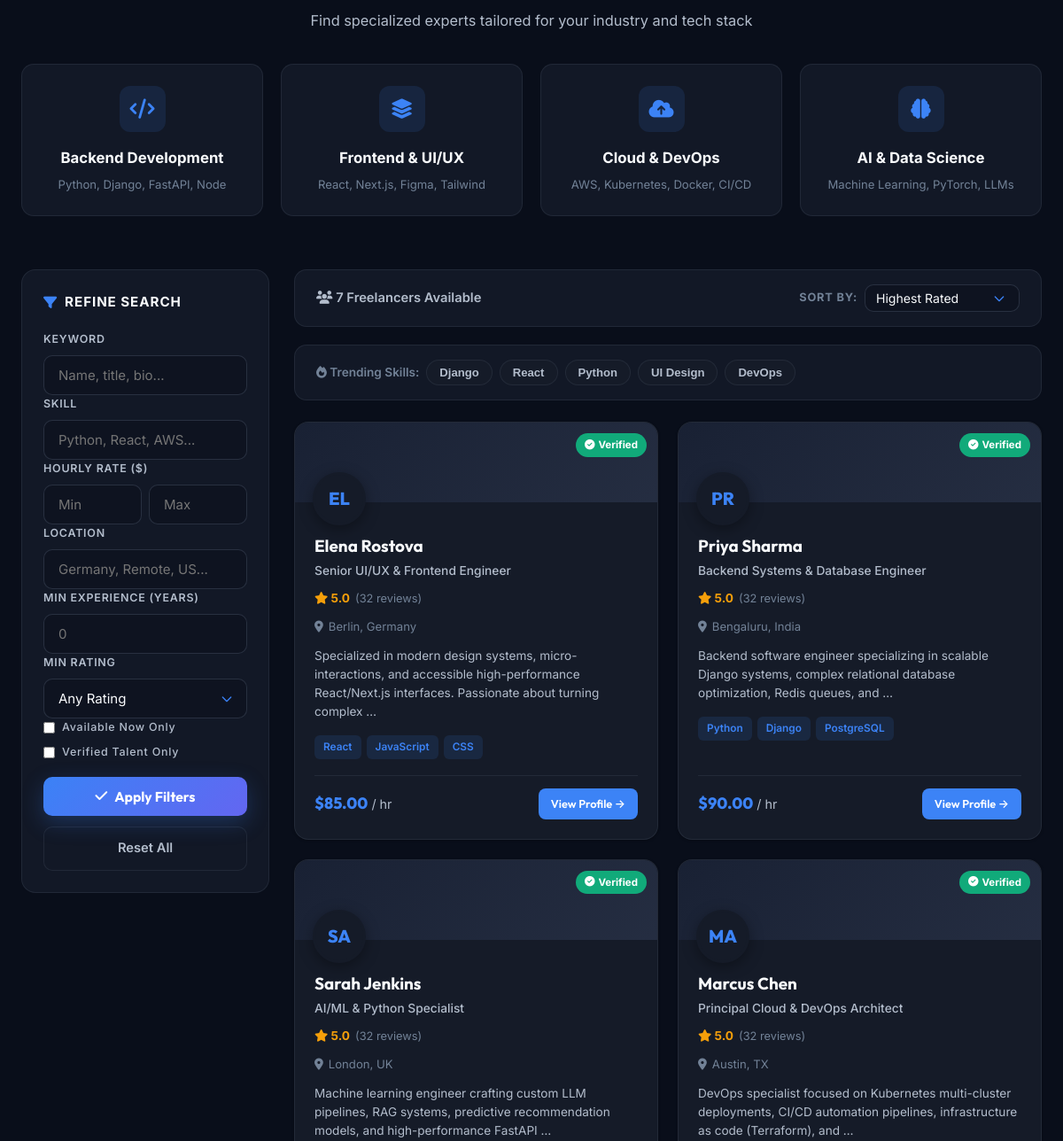
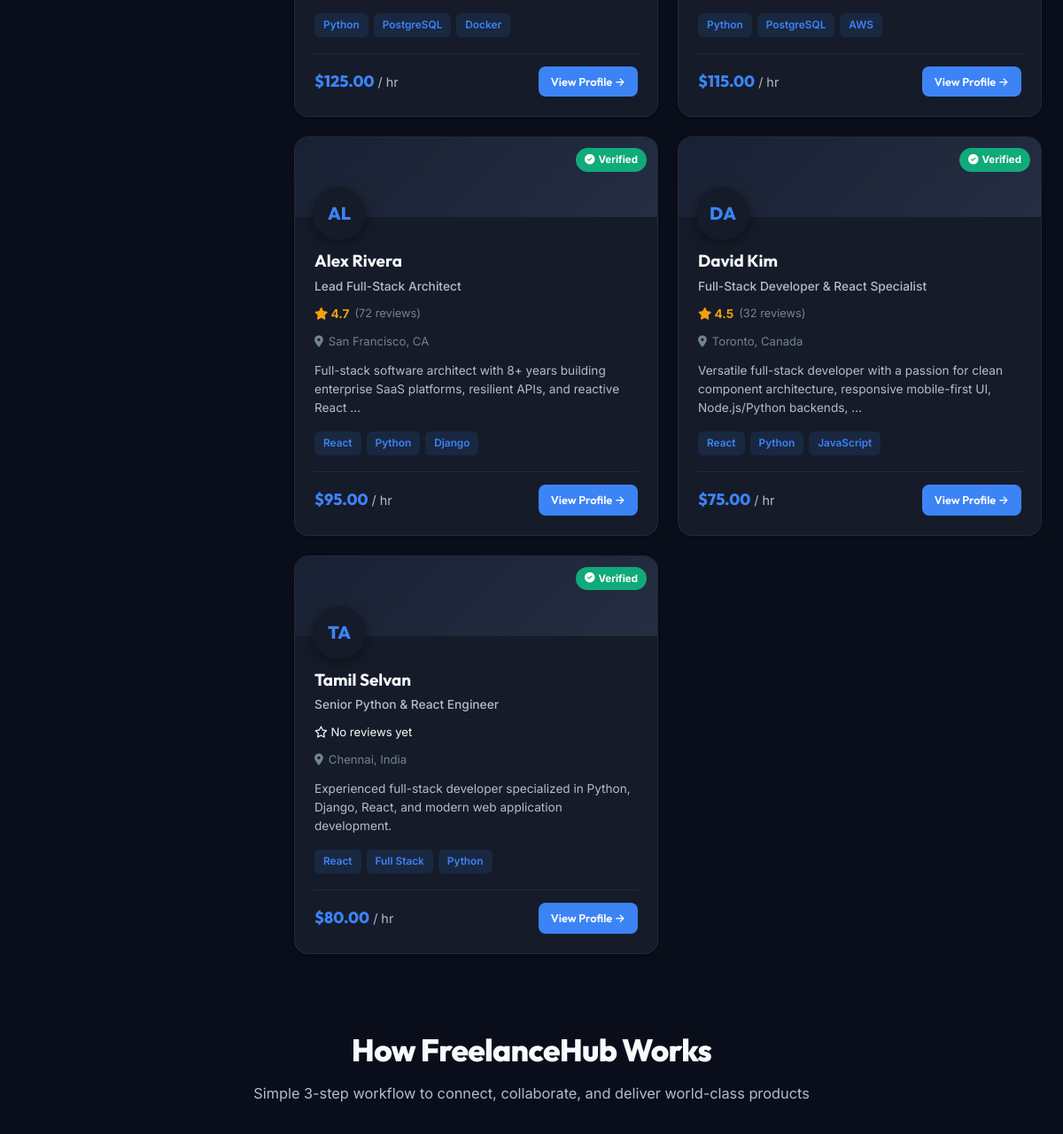
The page /?sort_by=highest_rated (middle part) on the database as committed earlier (2 pictures, top to bottom).
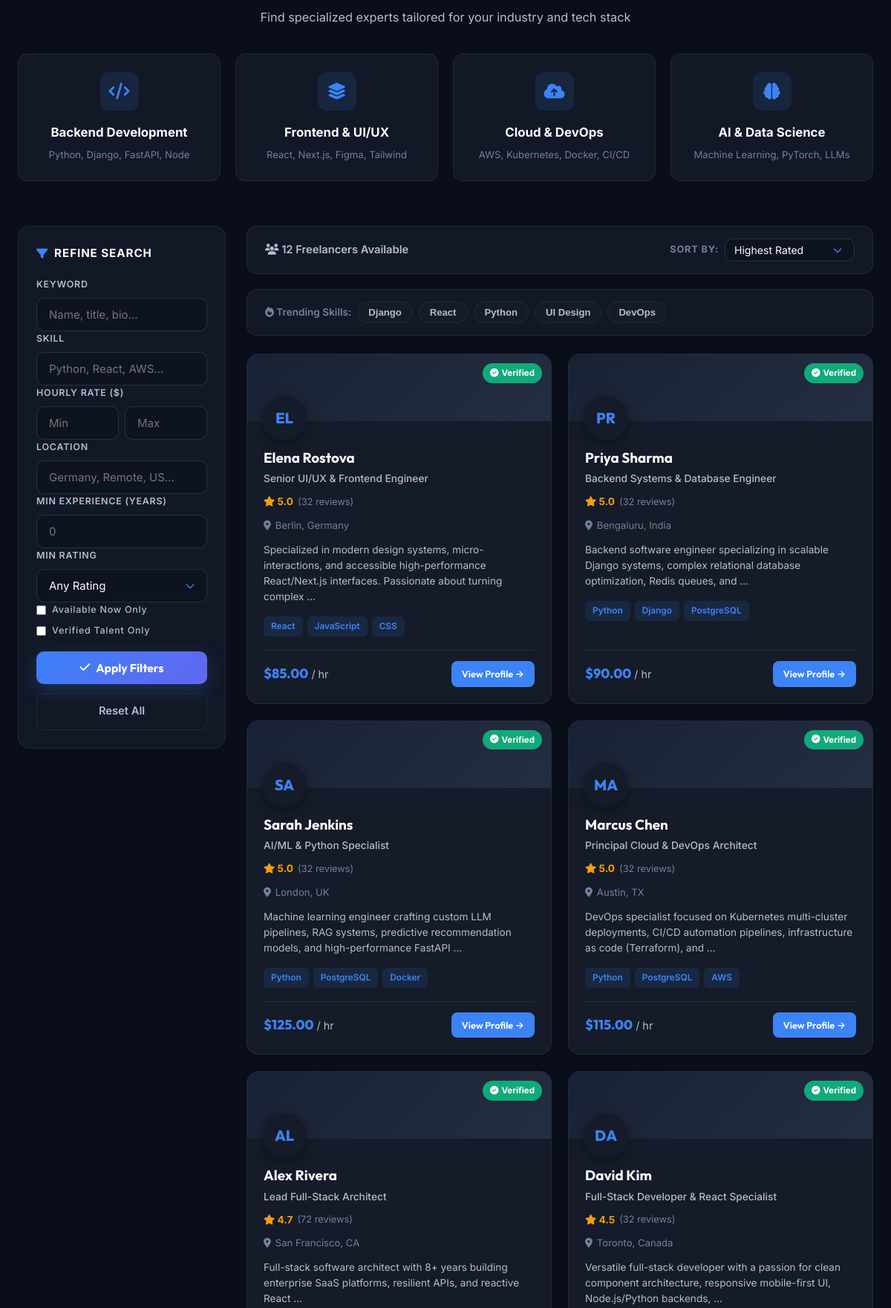
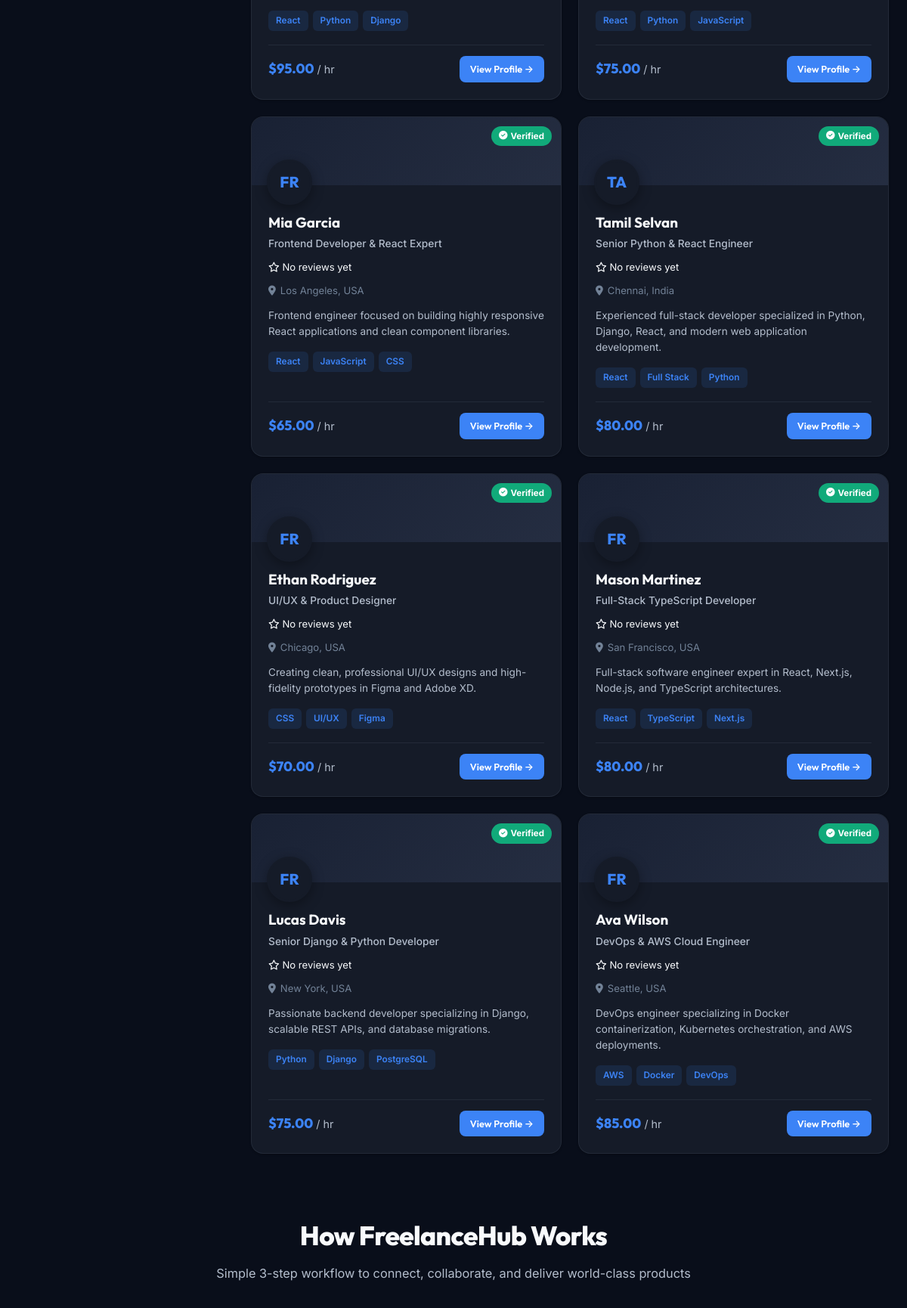
The same page on the database as committed later (2 pictures, top to bottom).
### core/models.py (models this page shows, shortened)
class Profile(models.Model):
    user = models.OneToOneField(User, on_delete=models.CASCADE, related_name='profile')
    role = models.CharField(max_length=20, choices=ROLE_CHOICES, default='client')
    bio = models.TextField(blank=True, null=True)
    title = models.CharField(max_length=100, blank=True, null=True)
    hourly_rate = models.DecimalField(
        max_digits=10,
        decimal_places=2,
        default=Decimal('0.00'),
        validators=[MinValueValidator(Decimal('0.01'))]
    )
    age = models.IntegerField(default=18)
    contact_email = models.EmailField(blank=True, null=True)
    cover_banner = models.ImageField(upload_to='banners/', blank=True, null=True)
    is_verified = models.BooleanField(default=False)
    location = models.CharField(max_length=100, blank=True, null=True)
    experience_years = models.IntegerField(default=0)
    availability = models.BooleanField(default=True)
    response_rate = models.IntegerField(default=100)
    response_time = models.CharField(max_length=50, default='1 hour')
    views_count = models.IntegerField(default=0)
    education = models.TextField(blank=True, null=True)
    experience_detail = models.TextField(blank=True, null=True)
    certificates = models.TextField(blank=True, null=True)
    languages = models.TextField(blank=True, null=True)
    avatar = models.ImageField(upload_to='avatars/', blank=True, null=True)
    objects = ProfileQuerySet.as_manager()
    class Meta:
        indexes = [
            models.Index(fields=['role', 'hourly_rate']),
            models.Index(fields=['role', 'is_verified']),
            models.Index(fields=['role', 'availability']),
            models.Index(fields=['role', 'experience_years']),
        ]
    def get_average_rating(self):
        if hasattr(self, 'avg_rating'):
            avg = self.avg_rating
            return round(float(avg), 1) if avg is not None else None
        avg = Review.objects.filter(reviewee=self.user).aggregate(Avg('rating'))['rating__avg']
        return round(float(avg), 1) if avg is not None else None
    def get_reviews_count(self):
        if hasattr(self, 'reviews_count'):
            return self.reviews_count
        return Review.objects.filter(reviewee=self.user).count()

class FreelancerSkill(models.Model):
    profile = models.ForeignKey(Profile, on_delete=models.CASCADE, related_name='skills')
    skill = models.ForeignKey(Skill, on_delete=models.CASCADE)
    class Meta:
        unique_together = ('profile', 'skill')

class Skill(models.Model):
    name = models.CharField(max_length=50, unique=True)

### core/views.py (the view, shortened to what this page needs)
# urls.py: path('', views.home, name='home'),
def home(request):
    freelancers = Profile.objects.public_freelancers().select_related('user').prefetch_related('skills__skill')
    query = request.GET.get('q', '').strip()
    skill_query = request.GET.get('skill', '').strip()
    if skill_query:
        safe_skill = skill_query[:100]
        freelancers = freelancers.filter(skills__skill__name__icontains=safe_skill)
    min_rate_raw = request.GET.get('min_rate', '').strip()
    max_rate_raw = request.GET.get('max_rate', '').strip()
    min_rate = None
    max_rate = None
    if min_rate is not None and max_rate is not None and min_rate > max_rate:
        messages.warning(request, "Minimum rate cannot exceed maximum rate.")
    else:
        if min_rate is not None:
            freelancers = freelancers.filter(hourly_rate__gte=min_rate)
        if max_rate is not None:
            freelancers = freelancers.filter(hourly_rate__lte=max_rate)
    location = request.GET.get('location', '').strip()
    if location:
        freelancers = freelancers.filter(location__icontains=location[:100])
    experience_raw = request.GET.get('experience', '').strip()
    experience = None
    availability = request.GET.get('availability')
    if availability == 'true':
        freelancers = freelancers.filter(availability=True)
    elif availability == 'false':
        freelancers = freelancers.filter(availability=False)
    verified = request.GET.get('verified')
    if verified == 'true':
        freelancers = freelancers.filter(is_verified=True)
    freelancers = freelancers.annotate(
        avg_rating=Avg('user__reviews_received__rating'),
        completed_count=Count('user__bookings_received', filter=Q(user__bookings_received__status='completed')),
        reviews_count=Count('user__reviews_received')
    )
    min_rating_raw = request.GET.get('rating', '').strip()
    min_rating = None
    sort_by = request.GET.get('sort_by', 'newest')
    if sort_by == 'newest':
        freelancers = freelancers.order_by('-id')
    elif sort_by == 'highest_rated':
        freelancers = freelancers.order_by('-avg_rating')
    elif sort_by == 'lowest_price':
        freelancers = freelancers.order_by('hourly_rate')
    elif sort_by == 'highest_price':
        freelancers = freelancers.order_by('-hourly_rate')
    elif sort_by == 'most_completed':
        freelancers = freelancers.order_by('-completed_count')
    recently_viewed_ids = request.session.get('recently_viewed', [])
    recently_viewed = []
    if recently_viewed_ids:
        recently_viewed = Profile.objects.public_freelancers().filter(id__in=recently_viewed_ids).select_related('user')
    return render(request, "core/home.html", {
        "freelancers": freelancers,
        "query": query,
        "skill_query": skill_query,
        "min_rate": min_rate_raw,
        "max_rate": max_rate_raw,
        "location": location,
        "experience": experience_raw,
        "availability": availability,
        "verified": verified,
        "min_rating": min_rating,
        "sort_by": sort_by,
        "recently_viewed": recently_viewed,
    })

### core/context_processors.py (called while the page is built)
def global_vars(request):
    if request.user.is_authenticated:
        return {
            'unread_notifications_count': Notification.objects.filter(user=request.user, is_read=False).count(),
            'unread_messages_count': Message.objects.filter(recipient=request.user, is_read=False).count()
        }
    return {
        'unread_notifications_count': 0,
        'unread_messages_count': 0
    }

### core/models.py (called while the page is built)
    def public_freelancers(self):
        return self.filter(
            role='freelancer',
            hourly_rate__gt=0,
            title__isnull=False,
            bio__isnull=False,
            location__isnull=False,
            experience_years__gte=0,
            availability__isnull=False,
        ).exclude(
            Q(title__exact='') | Q(bio__exact='') | Q(location__exact='')
        ).annotate(
            num_skills=Count('skills')
        ).filter(
            num_skills__gt=0
        )

### core/templates/core/home.html (shortened to what the changed rows need)
{% extends "core/base.html" %}
{% load static %}
{% block content %}
<div class="container">
    <div class="search-directory-layout" id="directory">
        <div class="main-directory-content">
            <div class="directory-control-bar">
                <span class="results-count"><i class="fa-solid fa-users"></i> {{ freelancers.count }} Freelance{{ freelancers.count|pluralize:"r,rs" }} Available</span>
                <div style="display: flex; align-items: center; gap: 8px;">
                    <label for="sort_by_select" style="font-size: 0.8rem; font-weight: 700; color: var(--text-tertiary); margin: 0;">SORT BY:</label>
                    <select id="sort_by_select" onchange="applySort(this.value)" style="width: auto; padding: 6px 30px 6px 12px; font-size: 0.88rem;">
                    </select>
                </div>
            </div>
            <div id="cardsGridContainer" class="cards-grid">
                {% for freelancer in freelancers %}
                    <article class="talent-card">
                        {% if freelancer.is_verified %}
                            <div class="verified-tag"><i class="fa-solid fa-circle-check"></i> Verified</div>
                        {% endif %}
                        <div class="card-avatar-wrapper">
                            {% if freelancer.cover_banner %}
                                <div class="card-avatar-banner" style="background-image: url('{{ freelancer.cover_banner.url }}')"></div>
                            {% else %}
                                <div class="card-avatar-banner default-banner"></div>
                            {% endif %}
                            <div class="avatar">
                                {% if freelancer.avatar %}
                                    <img src="{{ freelancer.avatar.url }}" alt="{{ freelancer.user.username }}" class="avatar-img">
                                {% else %}
                                    <div class="avatar-placeholder">
                                        {{ freelancer.user.username|slice:":2"|upper }}
                                    </div>
                                {% endif %}
                            </div>
                        </div>
                        <div class="card-body">
                            <h3 class="talent-name">
                                {{ freelancer.user.get_full_name|default:freelancer.user.username }}
                            </h3>
                            <p class="talent-title">{{ freelancer.title|default:"Professional Freelancer" }}</p>
                            <div class="talent-rating-wrapper">
                                {% if freelancer.get_reviews_count > 0 %}
                                    <span class="star-rating"><i class="fa-solid fa-star"></i> {{ freelancer.get_average_rating }}</span>
                                    <span class="reviews-count">({{ freelancer.get_reviews_count }} review{{ freelancer.get_reviews_count|pluralize }})</span>
                                {% else %}
                                    <span class="muted-text" style="font-size: 0.82rem;"><i class="fa-regular fa-star"></i> No reviews yet</span>
                                {% endif %}
                            </div>
                            {% if freelancer.location %}
                                <span class="talent-location"><i class="fa-solid fa-location-dot"></i> {{ freelancer.location }}</span>
                            {% endif %}
                            <p class="talent-bio-snippet">{{ freelancer.bio|default:"No bio description available."|truncatewords:15 }}</p>
                            {% if freelancer.skills.all %}
                                <div class="card-skills">
                                    {% for freelancer_skill in freelancer.skills.all|slice:":3" %}
                                        <span class="card-skill-tag">{{ freelancer_skill.skill.name }}</span>
                                    {% endfor %}
                                </div>
                            {% endif %}
                            <div class="talent-meta">
                                <div class="talent-rate">
                                    <strong>${{ freelancer.hourly_rate }}</strong> / hr
                                </div>
                                <a href="{% url 'talent_detail' freelancer.id %}" class="btn-primary-small">View Profile &rarr;</a>
                            </div>
                        </div>
                    </article>
                {% endfor %}
            </div>
        </div>
    </div>
    <section style="margin: 80px 0 60px;">
        <div class="section-title-block">
            <h2>How FreelanceHub Works</h2>
        </div>
    </section>
</div>
{% endblock %}

Rows that differ between the two databases and show on the page:
added Profile: is_verified True (drawn), user.username "FR", user.get_full_name "Mia Garcia", title "Frontend Developer & React Expert", shows "No reviews yet", location "Los Angeles, USA", bio "Frontend engineer focused on building highly responsive React applications and clean component libraries.", hourly_rate "65.00"
added FreelancerSkill: skill.name "React", shown under "FR"
added FreelancerSkill: skill.name "JavaScript", shown under "FR"
added FreelancerSkill: skill.name "CSS", shown under "FR"
added Profile: is_verified True (drawn), user.username "FR", user.get_full_name "Ethan Rodriguez", title "UI/UX & Product Designer", shows "No reviews yet", location "Chicago, USA", bio "Creating clean, professional UI/UX designs and high-fidelity prototypes in Figma and Adobe XD.", hourly_rate "70.00"
added FreelancerSkill: skill.name "CSS", shown under "FR"
added FreelancerSkill: skill.name "UI/UX", shown under "FR"
added FreelancerSkill: skill.name "Figma", shown under "FR"
added Profile: is_verified True (drawn), user.username "FR", user.get_full_name "Mason Martinez", title "Full-Stack TypeScript Developer", shows "No reviews yet", location "San Francisco, USA", bio "Full-stack software engineer expert in React, Next.js, Node.js, and TypeScript architectures.", hourly_rate "80.00"
added FreelancerSkill: skill.name "React", shown under "FR"
added FreelancerSkill: skill.name "TypeScript", shown under "FR"
added FreelancerSkill: skill.name "Next.js", shown under "FR"
added Profile: is_verified True (drawn), user.username "FR", user.get_full_name "Lucas Davis", title "Senior Django & Python Developer", shows "No reviews yet", location "New York, USA", bio "Passionate backend developer specializing in Django, scalable REST APIs, and database migrations.", hourly_rate "75.00"
added FreelancerSkill: skill.name "Python", shown under "FR"
added FreelancerSkill: skill.name "Django", shown under "FR"
added FreelancerSkill: skill.name "PostgreSQL", shown under "FR"
added Profile: is_verified True (drawn), user.username "FR", user.get_full_name "Ava Wilson", title "DevOps & AWS Cloud Engineer", shows "No reviews yet", location "Seattle, USA", bio "DevOps engineer specializing in Docker containerization, Kubernetes orchestration, and AWS deployments.", hourly_rate "85.00"
added FreelancerSkill: skill.name "AWS", shown under "FR"
added FreelancerSkill: skill.name "Docker", shown under "FR"
added FreelancerSkill: skill.name "DevOps", shown under "FR"
Other text that changed with them:
{{ freelancers.count }}: "7" → "12"
